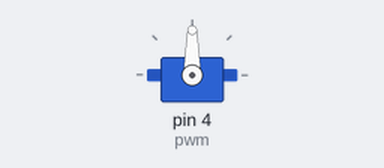
A sketch run on a simulated Arduino Uno, built with avr-gcc and run on an emulated ATmega328P. Shown: servo.

Above: at 0.05 s.
At 1.5 s:
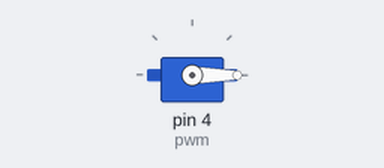
At 3.0 s:
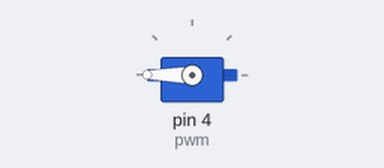
Timing chart, 0 to 6.9 s (numbered marks = the images above):
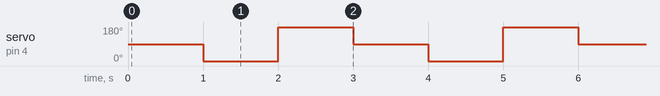

Measured:
- by itself, servo on pin 4 (pwm): repeats every 3.0 s: 180° 1.0 s, 90° 1.0 s, 0° 1.0 s

The sketch:

basic_servo.ino
```cpp
#include <Servo.h>

Servo servo1;
//object of servo class
int pwm = 4;
//pin 4 on board

void setup() {
  // put your setup code here, to run once:

servo1.attach(pwm);


}

void loop() {

  // put your main code here, to run repeatedly:
  servo1.write(90);

  delay(1000);
  servo1.write(0);

  delay(1000);
  servo1.write(180);

  delay(1000);

}
```
